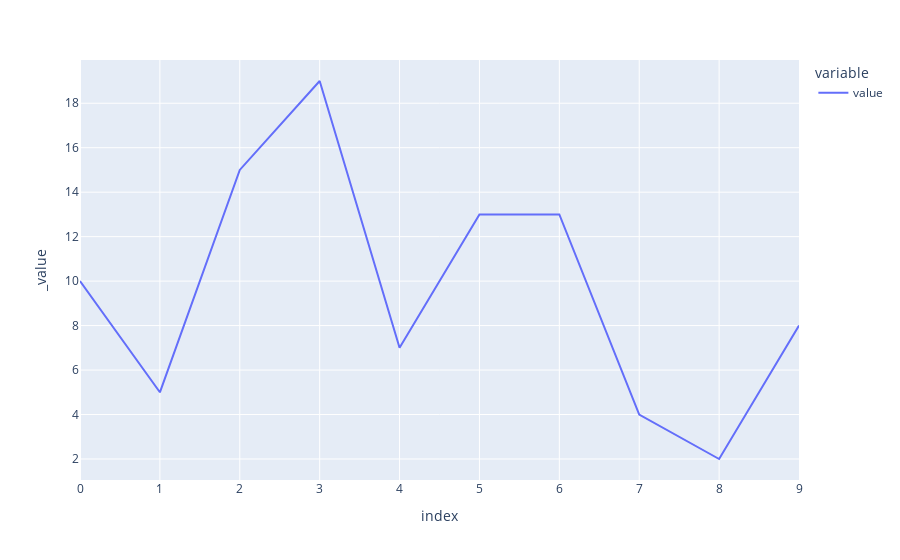

Write notebook code for a chart like this one.
### Markdown cell above
# Using Plotly and Pandas

### Code cell
# import packages 
import plotly.express as px 
import pandas as pd 

# create data 
df = pd.DataFrame({'value': [10,5,15,19,7,13,13,4,2,8]})

# plot 
fig = px.line(df)
fig.show()

### Figure 1 — Plotly figure (JSON) as saved in the notebook; plotly's stock layout.template omitted (floating-point values rounded to 4 significant figures)
{"data": [{"hovertemplate": "variable=value<br>index=%{x}<br>_value=%{y}<extra></extra>", "legendgroup": "value", "line": {"color": "#636efa", "dash": "solid"}, "marker": {"symbol": "circle"}, "mode": "lines", "name": "value", "orientation": "v", "showlegend": true, "type": "scatter", "x": [0, 1, 2, 3, 4, 5, 6, 7, 8, 9], "xaxis": "x", "y": [10, 5, 15, 19, 7, 13, 13, 4, 2, 8], "yaxis": "y"}], "layout": {"autosize": true, "legend": {"title": {"text": "variable"}, "tracegroupgap": 0}, "margin": {"t": 60}, "xaxis": {"anchor": "y", "autorange": true, "domain": [0, 1], "range": [0, 9], "title": {"text": "index"}, "type": "linear"}, "yaxis": {"anchor": "x", "autorange": true, "domain": [0, 1], "range": [1.056, 19.94], "title": {"text": "_value"}, "type": "linear"}}}
